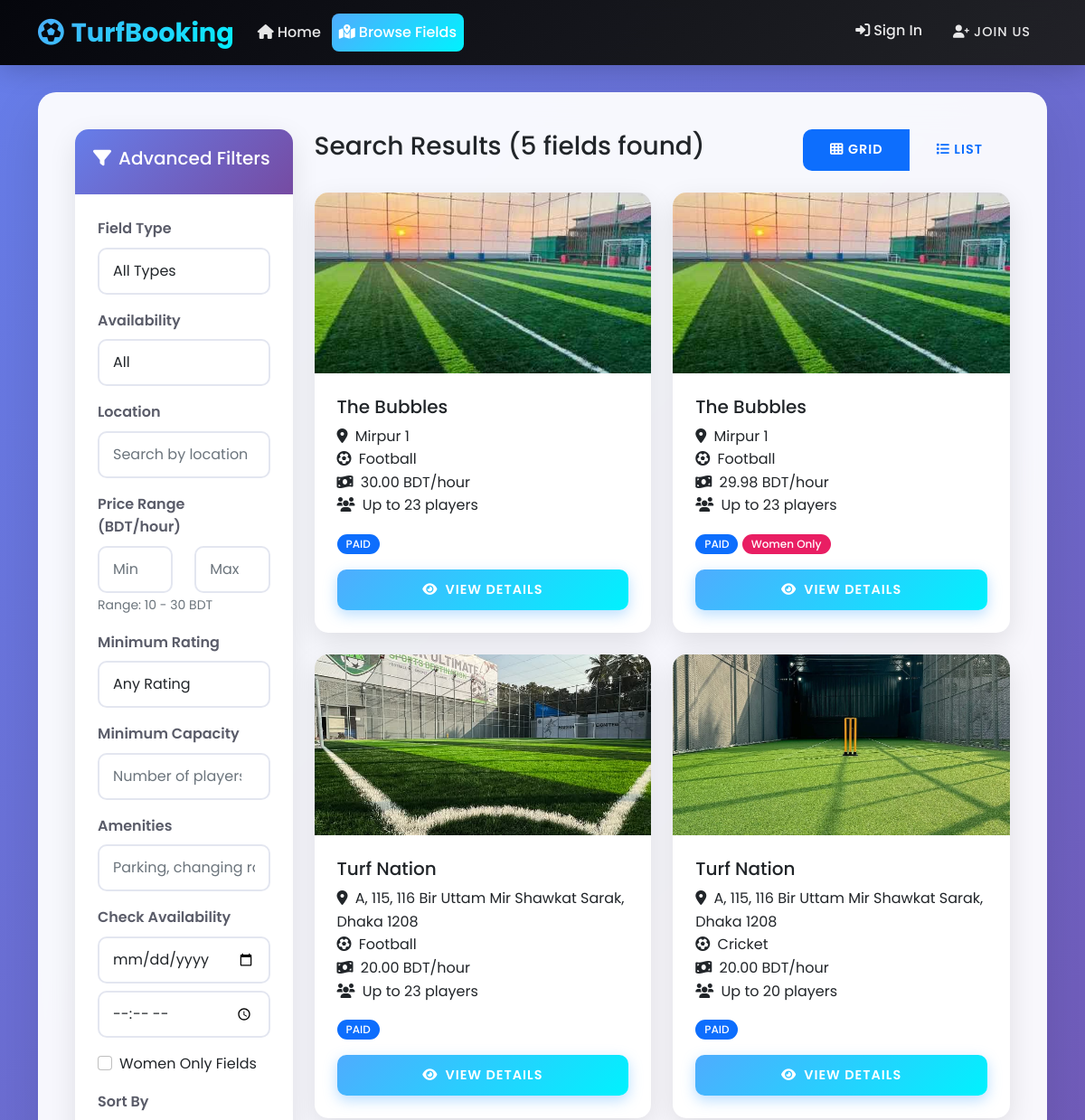
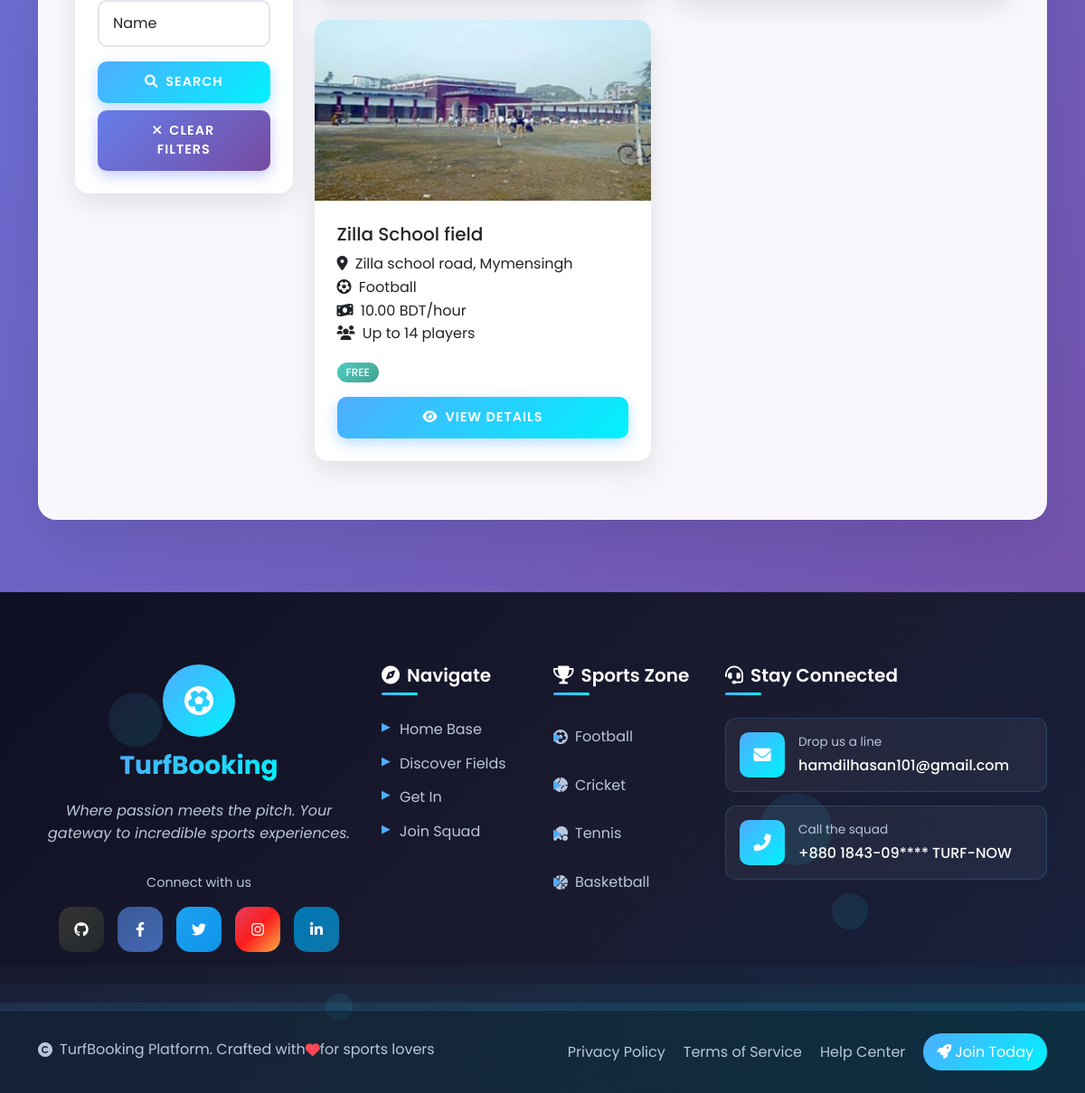
The app's page /fields/search/ with its own data (2 pictures, top to bottom).
### fields/models.py (models this page shows, shortened)
class Field(models.Model):
    FIELD_TYPES = (
        ('Cricket', 'Cricket'),
        ('Football', 'Football'),
        ('Tennis', 'Tennis'),
        ('Basketball', 'Basketball'),
    )
    AVAILABILITY = (
        ('Free', 'Free'),
        ('Paid', 'Paid'),
    )
    owner = models.ForeignKey(User, on_delete=models.CASCADE)
    name = models.CharField(max_length=200)
    field_type = models.CharField(max_length=20, choices=FIELD_TYPES)
    location = models.CharField(max_length=300)
    cost_per_hour = models.DecimalField(max_digits=10, decimal_places=2)
    availability_type = models.CharField(max_length=10, choices=AVAILABILITY)
    description = models.TextField(max_length=1000)
    image = models.ImageField(upload_to='fields/', blank=True, null=True)
    is_women_only = models.BooleanField(default=False)
    capacity = models.PositiveIntegerField()
    amenities = models.TextField(max_length=500, blank=True)
    is_active = models.BooleanField(default=True)
    created_at = models.DateTimeField(auto_now_add=True)

### fields/views.py (the view, shortened to what this page needs)
# urls.py: path('search/', views.advanced_search, name='advanced_search'),
def advanced_search(request):
    fields_list = Field.objects.filter(is_active=True)
    field_type = request.GET.get('field_type')
    availability = request.GET.get('availability')
    location = request.GET.get('location')
    min_price = request.GET.get('min_price')
    max_price = request.GET.get('max_price')
    min_rating = request.GET.get('min_rating')
    amenities = request.GET.get('amenities')
    capacity = request.GET.get('capacity')
    women_only = request.GET.get('women_only')
    available_date = request.GET.get('available_date')
    available_time = request.GET.get('available_time')
    if field_type and field_type != 'All':
        fields_list = fields_list.filter(field_type=field_type)
    if availability and availability != 'All':
        fields_list = fields_list.filter(availability_type=availability)
    if location:
        fields_list = fields_list.filter(location__icontains=location)
    if min_price:
        try:
            fields_list = fields_list.filter(cost_per_hour__gte=Decimal(min_price))
        except:
            pass
    if max_price:
        try:
            fields_list = fields_list.filter(cost_per_hour__lte=Decimal(max_price))
        except:
            pass
    if amenities:
        fields_list = fields_list.filter(amenities__icontains=amenities)
    if capacity:
        try:
            fields_list = fields_list.filter(capacity__gte=int(capacity))
        except:
            pass
    if women_only == 'on':
        fields_list = fields_list.filter(is_women_only=True)
    sort_by = request.GET.get('sort_by', 'name')
    if sort_by == 'price_low':
        fields_list = fields_list.order_by('cost_per_hour')
    elif sort_by == 'price_high':
        fields_list = fields_list.order_by('-cost_per_hour')
    elif sort_by == 'rating':
        fields_list = fields_list.annotate(
            avg_rating=Avg('review__rating')
        ).order_by('-avg_rating')
    elif sort_by == 'newest':
        fields_list = fields_list.order_by('-created_at')
    else:
        fields_list = fields_list.order_by('name')
    price_range = Field.objects.filter(is_active=True).aggregate(
        min_price=Min('cost_per_hour'),
        max_price=Max('cost_per_hour')
    )
    context = {
        'fields': fields_list,
        'field_types': Field.FIELD_TYPES,
        'availability_types': Field.AVAILABILITY,
        'price_range': price_range,
        'current_filters': request.GET,
        'today': date.today(),
    }
    return render(request, 'fields/advanced_search.html', context)

### fields/templates/fields/advanced_search.html (shortened to what this page needs)
{% extends 'base.html' %}
{% block content %}
<div class="row">
    <div class="col-md-3">
        <div class="card mb-4">
            <div class="card-header">
                <h5><i class="fas fa-filter me-2"></i>Advanced Filters</h5>
            </div>
            <div class="card-body">
                <form method="get" id="advancedSearchForm">
                    <div class="mb-3">
                        <label class="form-label">Field Type</label>
                        <select name="field_type" class="form-control">
                            <option value="">All Types</option>
                        </select>
                    </div>
                    <div class="mb-3">
                        <label class="form-label">Availability</label>
                        <select name="availability" class="form-control">
                            <option value="">All</option>
                        </select>
                    </div>
                    <div class="mb-3">
                        <label class="form-label">Location</label>
                        <input type="text" name="location" class="form-control"
                               placeholder="Search by location" value="{{ current_filters.location }}">
                    </div>
                    <div class="mb-3">
                        <label class="form-label">Price Range (BDT/hour)</label>
                        <div class="row">
                            <div class="col-6">
                                <input type="number" name="min_price" class="form-control"
                                       placeholder="Min" value="{{ current_filters.min_price }}">
                            </div>
                            <div class="col-6">
                                <input type="number" name="max_price" class="form-control"
                                       placeholder="Max" value="{{ current_filters.max_price }}">
                            </div>
                        </div>
                        <small class="text-muted">
                            Range: {{ price_range.min_price|default:"0" }} - {{ price_range.max_price|default:"0" }} BDT
                        </small>
                    </div>
                    <div class="mb-3">
                        <label class="form-label">Minimum Rating</label>
                        <select name="min_rating" class="form-control">
                            <option value="">Any Rating</option>
                        </select>
                    </div>
                    <div class="mb-3">
                        <label class="form-label">Minimum Capacity</label>
                        <input type="number" name="capacity" class="form-control"
                               placeholder="Number of players" value="{{ current_filters.capacity }}">
                    </div>
                    <div class="mb-3">
                        <label class="form-label">Amenities</label>
                        <input type="text" name="amenities" class="form-control"
                               placeholder="Parking, changing rooms..." value="{{ current_filters.amenities }}">
                    </div>
                    <div class="mb-3">
                        <label class="form-label">Check Availability</label>
                        <input type="date" name="available_date" class="form-control mb-2"
                               value="{{ current_filters.available_date }}"
                               min="{{ today|date:'Y-m-d' }}">
                        <input type="time" name="available_time" class="form-control"
                               value="{{ current_filters.available_time }}">
                    </div>
                    <div class="form-check mb-3">
                        <input type="checkbox" name="women_only" class="form-check-input"
                               {% if current_filters.women_only %}checked{% endif %}>
                        <label class="form-check-label">Women Only Fields</label>
                    </div>
                    <div class="mb-3">
                        <label class="form-label">Sort By</label>
                        <select name="sort_by" class="form-control">
                            <option value="name" {% if current_filters.sort_by == "name" %}selected{% endif %}>Name</option>
                        </select>
                    </div>
                    <div class="d-grid gap-2">
                        <button type="submit" class="btn btn-primary">
                            <i class="fas fa-search me-2"></i>Search
                        </button>
                        <a href="{% url 'fields:advanced_search' %}" class="btn btn-secondary">
                            <i class="fas fa-times me-2"></i>Clear Filters
                        </a>
                    </div>
                </form>
            </div>
        </div>
    </div>
    <div class="col-md-9">
        <div class="d-flex justify-content-between align-items-center mb-4">
            <h3>Search Results ({{ fields.count }} fields found)</h3>
            <div class="btn-group">
                <button class="btn btn-outline-primary active" onclick="toggleView('grid')" id="gridBtn">
                    <i class="fas fa-th"></i> Grid
                </button>
                <button class="btn btn-outline-primary" onclick="toggleView('list')" id="listBtn">
                    <i class="fas fa-list"></i> List
                </button>
            </div>
        </div>
        <div id="fieldsContainer" class="row">
            {% for field in fields %}
                <div class="col-md-6 mb-4 field-card-container">
                    <div class="card h-100 field-card">
                        {% if field.image %}
                            <img src="{{ field.image.url }}" class="card-img-top" alt="{{ field.name }}"
                                 style="height: 200px; object-fit: cover;">
                        {% else %}
                            <div class="card-img-top bg-secondary d-flex align-items-center justify-content-center"
                                 style="height: 200px;">
                                <span class="text-white fs-1">🏟️</span>
                            </div>
                        {% endif %}
                        <div class="card-body">
                            <h5 class="card-title">{{ field.name }}</h5>
                            <p class="card-text">
                                <i class="fas fa-map-marker-alt me-1"></i> {{ field.location }}<br>
                                <i class="fas fa-futbol me-1"></i> {{ field.field_type }}<br>
                                <i class="fas fa-money-bill-wave me-1"></i> {{ field.cost_per_hour }} BDT/hour<br>
                                <i class="fas fa-users me-1"></i> Up to {{ field.capacity }} players
                            </p>
                            <div class="mb-3">
                                {% if field.availability_type == 'Free' %}
                                    <span class="badge bg-success">FREE</span>
                                {% else %}
                                    <span class="badge bg-primary">PAID</span>
                                {% endif %}
                                {% if field.is_women_only %}
                                    <span class="badge bg-pink">Women Only</span>
                                {% endif %}
                            </div>
                            <div class="d-grid">
                                <a href="{% url 'fields:field_detail' field.id %}" class="btn btn-primary">
                                    <i class="fas fa-eye me-2"></i>View Details
                                </a>
                            </div>
                        </div>
                    </div>
                </div>
            {% endfor %}
        </div>
    </div>
</div>
{% endblock %}

### static/css/style.css (style rules this page uses)
* { margin: 0; padding: 0; box-sizing: border-box; }
body { font-family: 'Poppins', sans-serif; background: linear-gradient(135deg, #667eea 0%, #764ba2 100%); min-height: 100vh; line-height: 1.6; }
.card { border: none; border-radius: 15px; box-shadow: 0 10px 30px rgba(0, 0, 0, 0.1); transition: all 0.3s ease; overflow: hidden; background: white; }
.card-header { background: linear-gradient(135deg, #667eea, #764ba2); color: white; border: none; padding: 20px; font-weight: 600; }
.card-body { padding: 25px; }
.card-img-top { transition: all 0.3s ease; }
.btn { border: none; border-radius: 10px; font-weight: 600; padding: 12px 30px; transition: all 0.3s ease; text-transform: uppercase; letter-spacing: 1px; font-size: 0.9rem; position: relative; overflow: hidden; }
.btn:before { content: ''; position: absolute; top: 0; left: -100%; width: 100%; height: 100%; background: linear-gradient(90deg, transparent, rgba(255, 255, 255, 0.2), transparent); transition: all 0.5s; }
.btn-primary { background: linear-gradient(135deg, #4facfe 0%, #00f2fe 100%); color: white; box-shadow: 0 5px 15px rgba(79, 172, 254, 0.4); }
.btn-secondary { background: linear-gradient(135deg, #667eea 0%, #764ba2 100%); color: white; box-shadow: 0 5px 15px rgba(102, 126, 234, 0.4); }
.form-control { border: 2px solid #e3e6f0; border-radius: 10px; padding: 12px 15px; font-size: 1rem; transition: all 0.3s ease; background: rgba(255, 255, 255, 0.9); }
.form-label { font-weight: 600; color: #5a5c69; margin-bottom: 8px; }
.badge { border-radius: 20px; padding: 5px 10px; font-weight: 500; font-size: 0.75rem; }
.bg-success { background: linear-gradient(135deg, #4ecdc4, #44a08d) !important; }
.field-card { transition: all 0.3s ease; border-radius: 15px; overflow: hidden; }

### fields/templates/fields/advanced_search.html (style rules this page uses)
.field-card { transition: all 0.3s ease; }
.bg-pink { background-color: #e91e63 !important; }

### records on screen
Field: image (picture), name "The Bubbles", location "Mirpur 1", field_type "Football", cost_per_hour "30.00", capacity "23", availability_type "PAID"
Field: image (picture), name "The Bubbles", location "Mirpur 1", field_type "Football", cost_per_hour "29.98", capacity "23", availability_type "PAID", is_women_only "Women Only"
Field: image (picture), name "Turf Nation", location "A, 115, 116 Bir Uttam Mir Shawkat Sarak, Dhaka 1208", field_type "Football", cost_per_hour "20.00", capacity "23", availability_type "PAID"
Field: image (picture), name "Turf Nation", location "A, 115, 116 Bir Uttam Mir Shawkat Sarak, Dhaka 1208", field_type "Cricket", cost_per_hour "20.00", capacity "20", availability_type "PAID"
Field: image (picture), name "Zilla School field", location "Zilla school road, Mymensingh", field_type "Football", cost_per_hour "10.00", capacity "14", availability_type "FREE"

### other values on screen
{{ price_range.min_price|default:"0" }} "10"
{{ price_range.max_price|default:"0" }} "30"
{{ fields.count }} "5"
